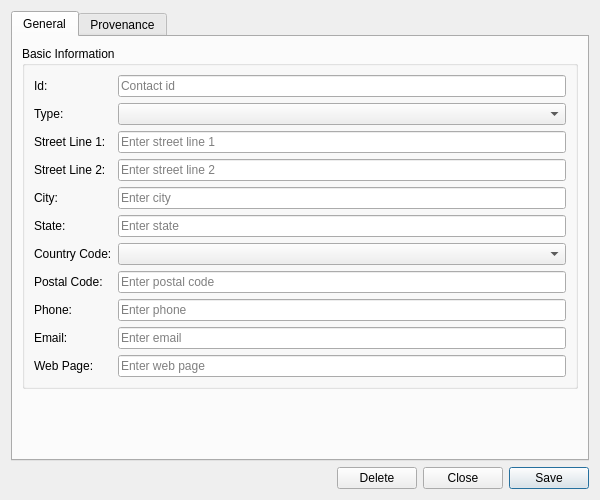
<?xml version="1.0" encoding="UTF-8"?>
<ui version="4.0">
 <class>CounterpartyContactInformationDetailDialog</class>
 <widget class="QWidget" name="CounterpartyContactInformationDetailDialog">
  <property name="geometry">
   <rect>
    <x>0</x>
    <y>0</y>
    <width>600</width>
    <height>500</height>
   </rect>
  </property>
  <property name="sizePolicy">
   <sizepolicy hsizetype="Preferred" vsizetype="Preferred">
    <horstretch>0</horstretch>
    <verstretch>0</verstretch>
   </sizepolicy>
  </property>
  <property name="minimumSize">
   <size>
    <width>600</width>
    <height>500</height>
   </size>
  </property>
  <property name="windowTitle">
   <string>Counterparty Contact Information Details</string>
  </property>
  <layout class="QVBoxLayout" name="verticalLayout">
   <item>
    <widget class="QTabWidget" name="tabWidget">
     <property name="currentIndex"><number>0</number></property>
     <widget class="QWidget" name="generalTab">
      <attribute name="title"><string>General</string></attribute>
      <layout class="QVBoxLayout" name="generalLayout">
       <item>
        <widget class="QGroupBox" name="basicInfoGroup">
         <property name="title">
          <string>Basic Information</string>
         </property>
         <layout class="QFormLayout" name="formLayout">
          <item row="0" column="0">
           <widget class="QLabel" name="labelId">
            <property name="text">
             <string>Id:</string>
            </property>
           </widget>
          </item>
          <item row="0" column="1">
           <widget class="QLineEdit" name="idEdit">
            <property name="placeholderText">
             <string>Contact id</string>
            </property>
            <property name="readOnly">
             <bool>true</bool>
            </property>
           </widget>
          </item>
          <item row="1" column="0">
           <widget class="QLabel" name="labelContactType">
            <property name="text">
             <string>Type:</string>
            </property>
           </widget>
          </item>
          <item row="1" column="1">
           <widget class="QComboBox" name="contactTypeCombo">
            <property name="insertPolicy">
             <enum>QComboBox::NoInsert</enum>
            </property>
           </widget>
          </item>
          <item row="2" column="0">
           <widget class="QLabel" name="labelStreetLine1">
            <property name="text">
             <string>Street Line 1:</string>
            </property>
           </widget>
          </item>
          <item row="2" column="1">
           <widget class="QLineEdit" name="streetLine1Edit">
            <property name="placeholderText">
             <string>Enter street line 1</string>
            </property>
           </widget>
          </item>
          <item row="3" column="0">
           <widget class="QLabel" name="labelStreetLine2">
            <property name="text">
             <string>Street Line 2:</string>
            </property>
           </widget>
          </item>
          <item row="3" column="1">
           <widget class="QLineEdit" name="streetLine2Edit">
            <property name="placeholderText">
             <string>Enter street line 2</string>
            </property>
           </widget>
          </item>
          <item row="4" column="0">
           <widget class="QLabel" name="labelCity">
            <property name="text">
             <string>City:</string>
            </property>
           </widget>
          </item>
          <item row="4" column="1">
           <widget class="QLineEdit" name="cityEdit">
            <property name="placeholderText">
             <string>Enter city</string>
            </property>
           </widget>
          </item>
          <item row="5" column="0">
           <widget class="QLabel" name="labelState">
            <property name="text">
             <string>State:</string>
            </property>
           </widget>
          </item>
          <item row="5" column="1">
           <widget class="QLineEdit" name="stateEdit">
            <property name="placeholderText">
             <string>Enter state</string>
            </property>
           </widget>
          </item>
          <item row="6" column="0">
           <widget class="QLabel" name="labelCountryCode">
            <property name="text">
             <string>Country Code:</string>
            </property>
           </widget>
          </item>
          <item row="6" column="1">
           <widget class="QComboBox" name="countryCodeCombo">
            <property name="insertPolicy">
             <enum>QComboBox::NoInsert</enum>
            </property>
           </widget>
          </item>
          <item row="7" column="0">
           <widget class="QLabel" name="labelPostalCode">
            <property name="text">
             <string>Postal Code:</string>
            </property>
           </widget>
          </item>
          <item row="7" column="1">
           <widget class="QLineEdit" name="postalCodeEdit">
            <property name="placeholderText">
             <string>Enter postal code</string>
            </property>
           </widget>
          </item>
          <item row="8" column="0">
           <widget class="QLabel" name="labelPhone">
            <property name="text">
             <string>Phone:</string>
            </property>
           </widget>
          </item>
          <item row="8" column="1">
           <widget class="QLineEdit" name="phoneEdit">
            <property name="placeholderText">
             <string>Enter phone</string>
            </property>
           </widget>
          </item>
          <item row="9" column="0">
           <widget class="QLabel" name="labelEmail">
            <property name="text">
             <string>Email:</string>
            </property>
           </widget>
          </item>
          <item row="9" column="1">
           <widget class="QLineEdit" name="emailEdit">
            <property name="placeholderText">
             <string>Enter email</string>
            </property>
           </widget>
          </item>
          <item row="10" column="0">
           <widget class="QLabel" name="labelWebPage">
            <property name="text">
             <string>Web Page:</string>
            </property>
           </widget>
          </item>
          <item row="10" column="1">
           <widget class="QLineEdit" name="webPageEdit">
            <property name="placeholderText">
             <string>Enter web page</string>
            </property>
           </widget>
          </item>
         </layout>
        </widget>
       </item>
       <item>
        <spacer name="verticalSpacer">
         <property name="orientation">
          <enum>Qt::Vertical</enum>
         </property>
         <property name="sizeHint" stdset="0">
          <size>
           <width>20</width>
           <height>40</height>
          </size>
         </property>
        </spacer>
       </item>
      </layout>
     </widget>
     <widget class="QWidget" name="provenanceTab">
      <attribute name="title"><string>Provenance</string></attribute>
      <layout class="QVBoxLayout" name="provenanceTabLayout">
       <item>
        <widget class="ores::qt::ProvenanceWidget" name="provenanceWidget" native="true"/>
       </item>
      </layout>
     </widget>
    </widget>
   </item>
   <item>
    <layout class="QHBoxLayout" name="buttonLayout">
     <item>
      <spacer name="horizontalSpacer">
       <property name="orientation">
        <enum>Qt::Horizontal</enum>
       </property>
       <property name="sizeHint" stdset="0">
        <size>
         <width>40</width>
         <height>20</height>
        </size>
       </property>
      </spacer>
     </item>
     <item>
      <widget class="QPushButton" name="deleteButton">
       <property name="text">
        <string>Delete</string>
       </property>
      </widget>
     </item>
     <item>
      <widget class="QPushButton" name="closeButton">
       <property name="text">
        <string>Close</string>
       </property>
      </widget>
     </item>
     <item>
      <widget class="QPushButton" name="saveButton">
       <property name="text">
        <string>Save</string>
       </property>
       <property name="default">
        <bool>true</bool>
       </property>
      </widget>
     </item>
    </layout>
   </item>
  </layout>
 </widget>
 <customwidgets>
  <customwidget>
   <class>ores::qt::ProvenanceWidget</class>
   <extends>QWidget</extends>
   <header>ores.qt/ProvenanceWidget.hpp</header>
  </customwidget>
 </customwidgets>
 <resources/>
 <connections/>
</ui>
